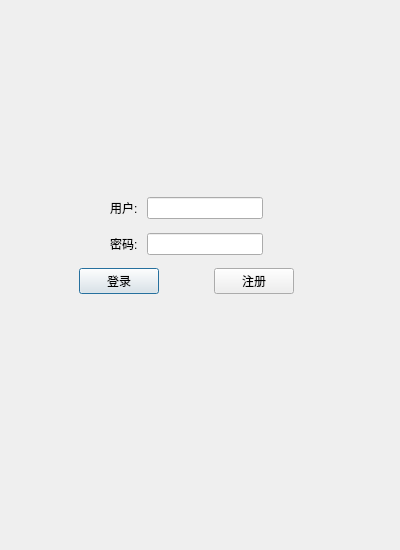
<?xml version="1.0" encoding="UTF-8"?>
<ui version="4.0">
 <class>Login</class>
 <widget class="QDialog" name="Login">
  <property name="geometry">
   <rect>
    <x>0</x>
    <y>0</y>
    <width>400</width>
    <height>550</height>
   </rect>
  </property>
  <property name="minimumSize">
   <size>
    <width>400</width>
    <height>550</height>
   </size>
  </property>
  <property name="maximumSize">
   <size>
    <width>400</width>
    <height>550</height>
   </size>
  </property>
  <property name="windowTitle">
   <string>Login</string>
  </property>
  <widget class="QWidget" name="">
   <property name="geometry">
    <rect>
     <x>30</x>
     <y>190</y>
     <width>313</width>
     <height>112</height>
    </rect>
   </property>
   <layout class="QVBoxLayout" name="verticalLayout">
    <item>
     <spacer name="verticalSpacer_3">
      <property name="orientation">
       <enum>Qt::Orientation::Vertical</enum>
      </property>
      <property name="sizeHint" stdset="0">
       <size>
        <width>20</width>
        <height>40</height>
       </size>
      </property>
     </spacer>
    </item>
    <item>
     <layout class="QHBoxLayout" name="horizontalLayout">
      <item>
       <spacer name="horizontalSpacer">
        <property name="orientation">
         <enum>Qt::Orientation::Horizontal</enum>
        </property>
        <property name="sizeType">
         <enum>QSizePolicy::Policy::Fixed</enum>
        </property>
        <property name="sizeHint" stdset="0">
         <size>
          <width>80</width>
          <height>20</height>
         </size>
        </property>
       </spacer>
      </item>
      <item>
       <widget class="QLabel" name="label">
        <property name="text">
         <string>用户: </string>
        </property>
       </widget>
      </item>
      <item>
       <widget class="QLineEdit" name="lineEdit"/>
      </item>
      <item>
       <spacer name="horizontalSpacer_2">
        <property name="orientation">
         <enum>Qt::Orientation::Horizontal</enum>
        </property>
        <property name="sizeType">
         <enum>QSizePolicy::Policy::Fixed</enum>
        </property>
        <property name="sizeHint" stdset="0">
         <size>
          <width>80</width>
          <height>20</height>
         </size>
        </property>
       </spacer>
      </item>
     </layout>
    </item>
    <item>
     <spacer name="verticalSpacer">
      <property name="orientation">
       <enum>Qt::Orientation::Vertical</enum>
      </property>
      <property name="sizeHint" stdset="0">
       <size>
        <width>20</width>
        <height>40</height>
       </size>
      </property>
     </spacer>
    </item>
    <item>
     <layout class="QHBoxLayout" name="horizontalLayout_2">
      <item>
       <spacer name="horizontalSpacer_3">
        <property name="orientation">
         <enum>Qt::Orientation::Horizontal</enum>
        </property>
        <property name="sizeType">
         <enum>QSizePolicy::Policy::Fixed</enum>
        </property>
        <property name="sizeHint" stdset="0">
         <size>
          <width>80</width>
          <height>20</height>
         </size>
        </property>
       </spacer>
      </item>
      <item>
       <widget class="QLabel" name="label_2">
        <property name="text">
         <string>密码: </string>
        </property>
       </widget>
      </item>
      <item>
       <widget class="QLineEdit" name="lineEdit_2"/>
      </item>
      <item>
       <spacer name="horizontalSpacer_4">
        <property name="orientation">
         <enum>Qt::Orientation::Horizontal</enum>
        </property>
        <property name="sizeType">
         <enum>QSizePolicy::Policy::Fixed</enum>
        </property>
        <property name="sizeHint" stdset="0">
         <size>
          <width>80</width>
          <height>20</height>
         </size>
        </property>
       </spacer>
      </item>
     </layout>
    </item>
    <item>
     <spacer name="verticalSpacer_2">
      <property name="orientation">
       <enum>Qt::Orientation::Vertical</enum>
      </property>
      <property name="sizeHint" stdset="0">
       <size>
        <width>20</width>
        <height>40</height>
       </size>
      </property>
     </spacer>
    </item>
    <item>
     <layout class="QHBoxLayout" name="horizontalLayout_3">
      <item>
       <spacer name="horizontalSpacer_5">
        <property name="orientation">
         <enum>Qt::Orientation::Horizontal</enum>
        </property>
        <property name="sizeHint" stdset="0">
         <size>
          <width>40</width>
          <height>20</height>
         </size>
        </property>
       </spacer>
      </item>
      <item>
       <widget class="QPushButton" name="pushButton_2">
        <property name="text">
         <string>登录</string>
        </property>
       </widget>
      </item>
      <item>
       <spacer name="horizontalSpacer_7">
        <property name="orientation">
         <enum>Qt::Orientation::Horizontal</enum>
        </property>
        <property name="sizeHint" stdset="0">
         <size>
          <width>40</width>
          <height>20</height>
         </size>
        </property>
       </spacer>
      </item>
      <item>
       <widget class="QPushButton" name="pushButton">
        <property name="text">
         <string>注册</string>
        </property>
       </widget>
      </item>
      <item>
       <spacer name="horizontalSpacer_6">
        <property name="orientation">
         <enum>Qt::Orientation::Horizontal</enum>
        </property>
        <property name="sizeHint" stdset="0">
         <size>
          <width>40</width>
          <height>20</height>
         </size>
        </property>
       </spacer>
      </item>
     </layout>
    </item>
    <item>
     <spacer name="verticalSpacer_4">
      <property name="orientation">
       <enum>Qt::Orientation::Vertical</enum>
      </property>
      <property name="sizeHint" stdset="0">
       <size>
        <width>20</width>
        <height>40</height>
       </size>
      </property>
     </spacer>
    </item>
   </layout>
  </widget>
 </widget>
 <resources/>
 <connections/>
</ui>
